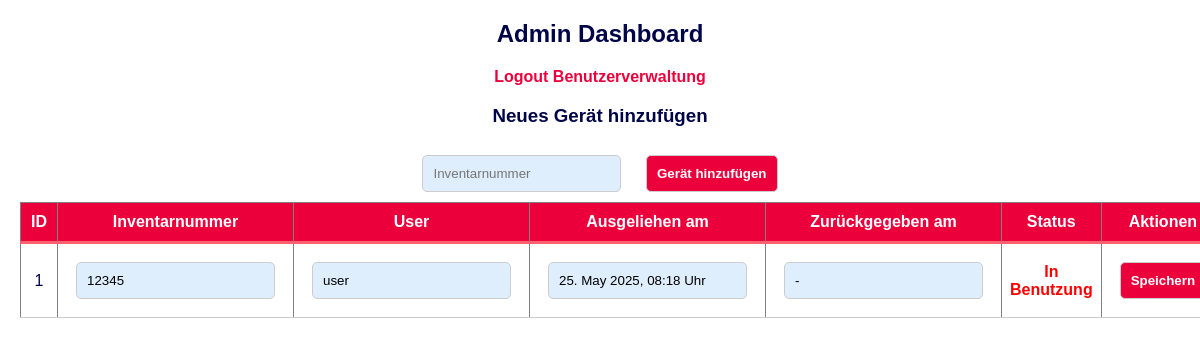
Page /admin (signed in) on the earlier database version.
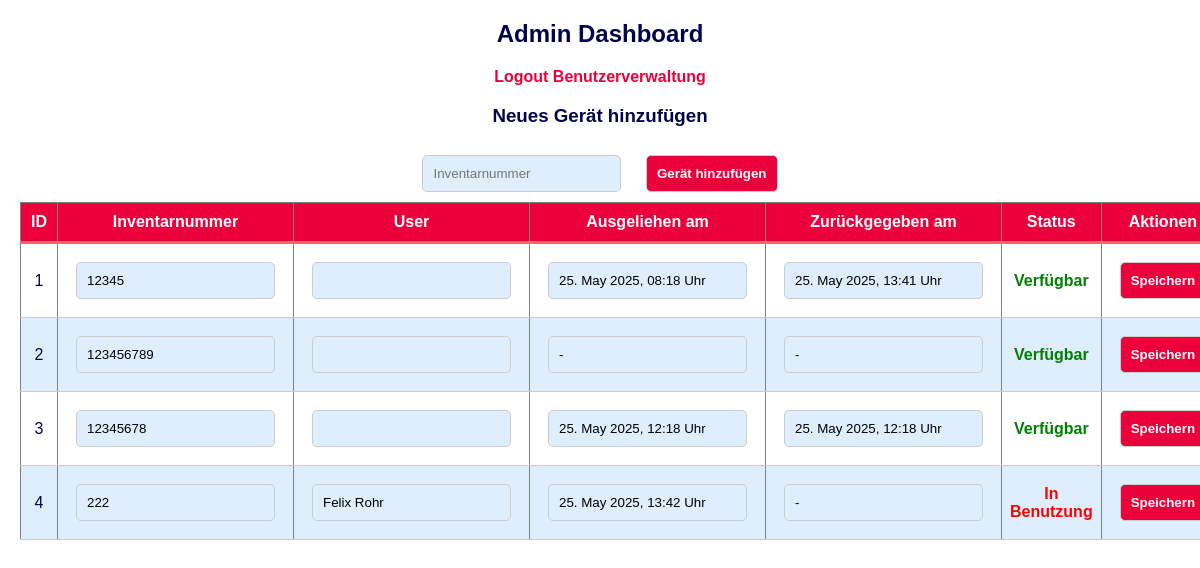
Same page on the later database version.
### tables this page shows
CREATE TABLE devices (
        id INTEGER PRIMARY KEY AUTOINCREMENT,
        inventory_number TEXT UNIQUE NOT NULL,
        user TEXT,
        checked_out_at TEXT,
        checked_in_at TEXT,
        signature TEXT
    );

### App.py (the view)
@app.route('/admin')
@admin_required
def admin_area():
    conn = get_db_connection()
    cursor = conn.execute("SELECT * FROM devices")
    devices = [dict(row) for row in cursor.fetchall()]
    conn.close()
    for device in devices:
        device['checked_out_at'] = format_timestamp(device['checked_out_at'])
        device['checked_in_at'] = format_timestamp(device['checked_in_at'])
    return render_template('admin.html', devices=devices)

### App.py (called while the page is built)
def get_db_connection():
    conn = sqlite3.connect(DB_PATH)
    conn.row_factory = sqlite3.Row
    return conn

def format_timestamp(timestamp):
    if timestamp:
        try:
            dt = datetime.fromisoformat(timestamp)
            return dt.strftime("%d. %B %Y, %H:%M Uhr")
        except ValueError:
            return timestamp
    return "-"

def admin_required(f):
    @wraps(f)
    def decorated_function(*args, **kwargs):
        if 'username' not in session or session.get('role') != 'admin':
            flash("Admin Rechte benötigt!")
            return redirect(url_for('login'))
        return f(*args, **kwargs)
    return decorated_function

### templates/admin.html (shortened to what this page needs)
<!DOCTYPE html>
<html lang="de">
<head>
    <link rel="stylesheet" href="{{ url_for('static', filename='styles.css') }}">
</head>
<body>
    <h2>Admin Dashboard</h2>
    <a href="{{ url_for('logout') }}">Logout</a>
    <a href="{{ url_for('admin_users') }}">Benutzerverwaltung</a>
    <h3>Neues Gerät hinzufügen</h3>
    <input type="text" id="new_inventory_number" placeholder="Inventarnummer">
    <button onclick="addDevice()">Gerät hinzufügen</button>
    <table id="adminTable" border="1">
        <thead>
            <tr>
                <th onclick="sortTable(0)">ID</th>
                <th onclick="sortTable(1)">Inventarnummer</th>
                <th onclick="sortTable(2)">User</th>
                <th onclick="sortTable(3)">Ausgeliehen am</th>
                <th onclick="sortTable(4)">Zurückgegeben am</th>
                <th onclick="sortTable(5)">Status</th>
                <th>Aktionen</th>
            </tr>
        </thead>
        <tbody>
            {% for device in devices %}
            <tr>
                <td>{{ device["id"] }}</td>
                <td><input type="text" id="inventory_number_{{ device['id'] }}" value="{{ device['inventory_number'] }}"></td>
                <td><input type="text" id="user_{{ device['id'] }}" value="{{ device['user'] if device['user'] else '' }}"></td>
                <td><input type="text" id="checked_out_at_{{ device['id'] }}" value="{{ device['checked_out_at'] }}"></td>
                <td><input type="text" id="checked_in_at_{{ device['id'] }}" value="{{ device['checked_in_at'] }}"></td>
                <td>
                    {% if device['user'] %}
                        <span style="color: red; font-weight: bold;">In Benutzung</span>
                    {% else %}
                        <span style="color: green; font-weight: bold;">Verfügbar</span>
                    {% endif %}
                </td>
                <td>
                    <button onclick="updateDevice({{ device['id'] }})">Speichern</button>
                </td>
            </tr>
            {% endfor %}
        </tbody>
    </table>
</body>
</html>

### static/styles.css (style rules this page uses)
body { font-family: Tahoma, sans-serif; background-color: #ffffff; color: #000548; text-align: center; margin: 20px; }
button { padding: 10px; margin: 10px; border-radius: 5px; border: 1px solid #ccc; background-color: #eb003c; color: white; font-weight: bold; font-family: Tahoma, sans-serif; cursor: pointer; }
input, select, datalist { padding: 10px; margin: 10px; border-radius: 5px; border: 1px solid #ccc; background-color: #deeefc; font-family: Tahoma, sans-serif; }
a { text-decoration: none; color: #eb003c; font-weight: bold; font-family: Tahoma, sans-serif; }
table { width: 80%; margin: auto; border-collapse: collapse; font-family: Tahoma, sans-serif; }
th { background-color: #eb003c; color: white; padding: 10px; border-bottom: 3px solid #ff606e; }
td { padding: 8px; border-bottom: 1px solid #ccc; }
tr:nth-child(even) { background-color: #deeefc; }

Differences in the rows shown:
changed devices id 1: user "user" → (not shown); checked_in_at "-" → "25. May 2025, 13:41 Uhr"; now shows "Verfügbar"
added devices: id "2", inventory_number "123456789", checked_out_at "-", checked_in_at "-", shows "Verfügbar"
added devices: id "3", inventory_number "12345678", checked_out_at "25. May 2025, 12:18 Uhr", checked_in_at "25. May 2025, 12:18 Uhr", shows "Verfügbar"
added devices: id "4", inventory_number "222", user "Felix Rohr", checked_out_at "25. May 2025, 13:42 Uhr", checked_in_at "-", shows "In Benutzung"
